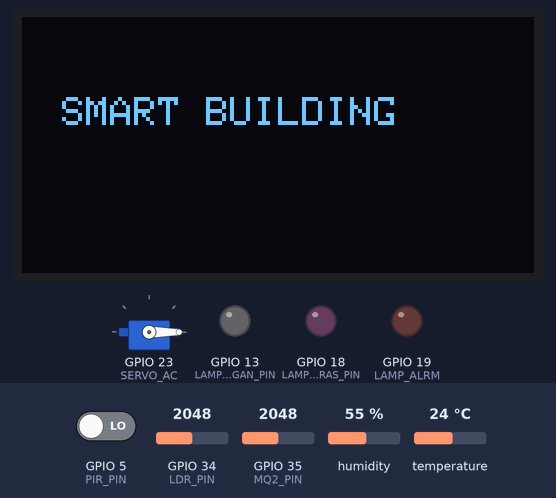
A program run on a simulated ESP32. Parts: servo, 128×64 one-colour display, output pins drawn as LEDs (lit = HIGH). Dashed ring = blinking. The test bench sets the inputs (shaded band); at power-on: GPIO 34 (LDR_PIN) = 2048, GPIO 5 (PIR_PIN) LOW, GPIO 35 (MQ2_PIN) = 2048, humidity 55 %, temperature 24 °C. WiFi joins after 1.5 s; servers stay silent unless stated; no MQTT or app messages arrive unless stated; what the program prints to the serial monitor is not drawn.

Above: at 1.6 s.
At 5.2 s:
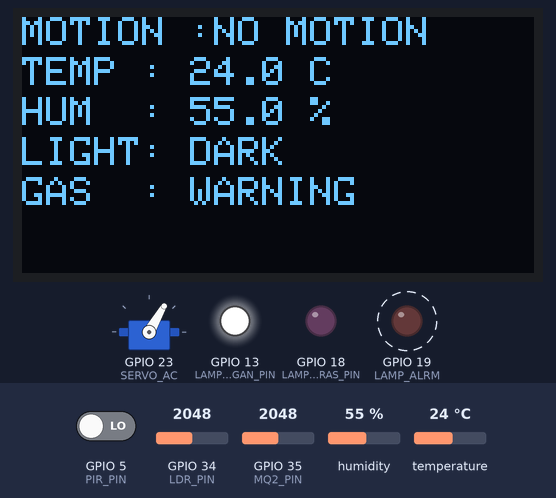
5.3 s: GPIO 34 (LDR_PIN) set to 1538
11.3 s: GPIO 34 (LDR_PIN) set to 1451
At 14.7 s:
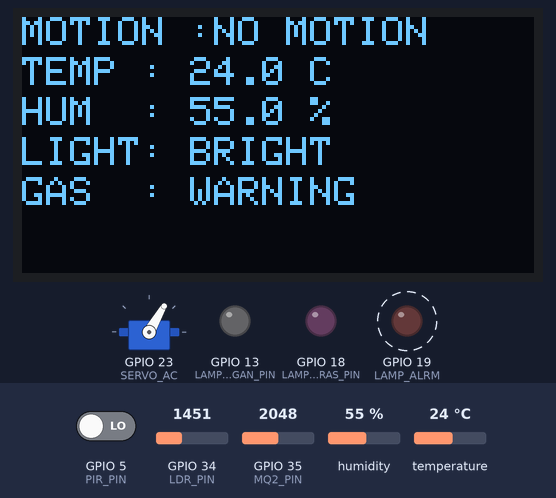
15.8 s: GPIO 5 (PIR_PIN) driven HIGH
At 19.0 s:
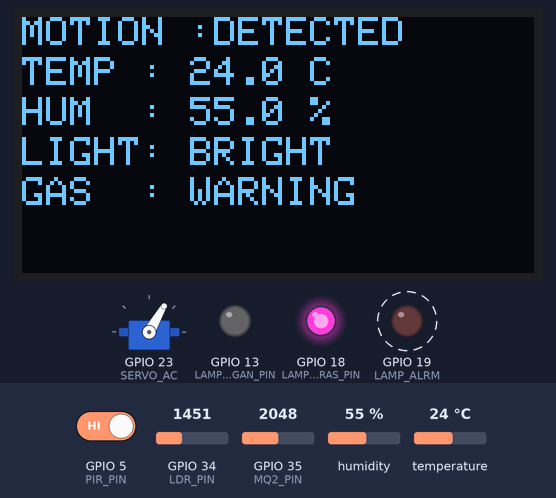
19.9 s: GPIO 35 (MQ2_PIN) set to 1855
22.6 s: GPIO 35 (MQ2_PIN) set to 1737
At 24.9 s:
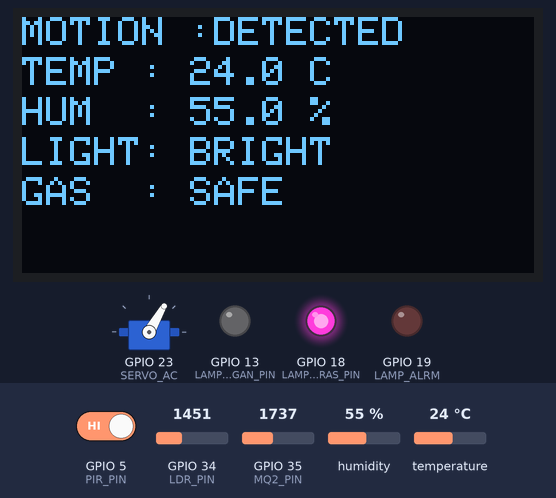
25.6 s: GPIO 35 (MQ2_PIN) set to 3040
At 28.5 s:
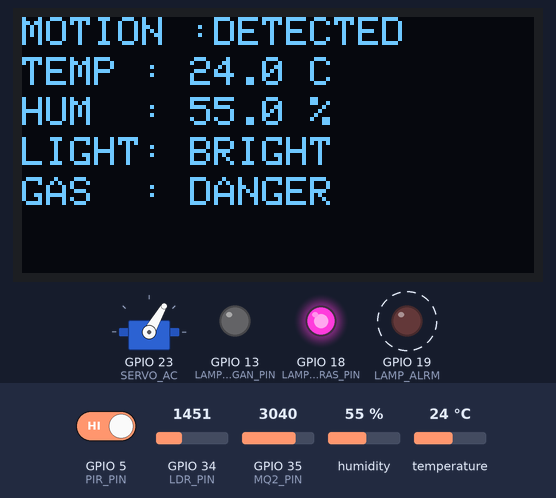
Timing chart, 0 to 30.0 s (numbered marks = the images above; inputs shaded):
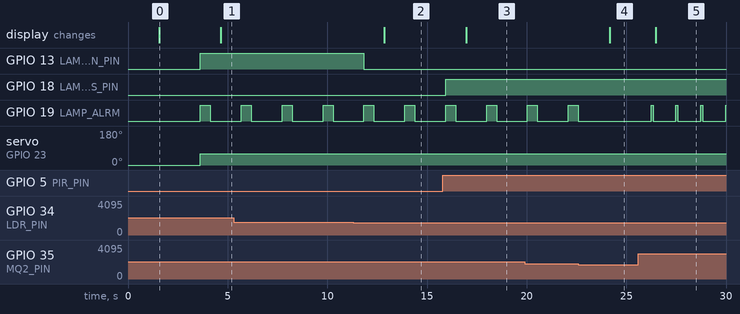

Measured:
- the behaviour switches between 1501 and 1500 on GPIO 34 (LDR_PIN) (found by bisection; images 1 and 2)
- the behaviour switches between 1800 and 1799 on GPIO 35 (MQ2_PIN) (found by bisection; images 3 and 4)
- after the input at 11.3 s, GPIO 13 (LAMP_RUANGAN_PIN): HIGH → LOW after 0.53 s; the display: changes after 1.6 s (image 2)
- after the input at 15.8 s, GPIO 18 (LAMP_TERAS_PIN): LOW → HIGH after 0.13 s; the display: changes after 1.2 s (image 3)
- after the input at 22.6 s, GPIO 19 (LAMP_ALRM): stays LOW (without the input it goes to HIGH after 1.5 s); the display: changes after 1.6 s (image 4)
- after the input at 25.6 s, GPIO 19 (LAMP_ALRM): alternates HIGH for 0.10 s and LOW for 1.2 s, starting after 0.64 s; the display: changes after 0.87 s (image 5)
- by itself, GPIO 19 (LAMP_ALRM): alternates HIGH for 0.50 s and LOW for 1.6 s

The program:

main.cpp
```cpp
#include <WiFi.h>
#include "DHTesp.h"
#include <ESP32Servo.h>
#include <Wire.h>
#include <Adafruit_GFX.h>
#include <Adafruit_SSD1306.h>
#include <WiFiClientSecure.h>
#include <PubSubClient.h>

// WIfi
const char* ssid = "Wokwi-GUEST";
const char* password = "";

// MQTT CONFIG
const char* mqtt_server = "building-iot-9ee940c9.a03.euc1.aws.hivemq.cloud";

const int mqtt_port = 8883;

const char* mqtt_user = "smartbuilding";
const char* mqtt_password = "Smart123";

WiFiClientSecure espClient;
PubSubClient client(espClient);

// Sensor PIN
const int DHT_PIN = 15;
const int PIR_PIN = 5;
const int LDR_PIN = 34;
const int MQ2_PIN = 35;

// actuator
const int LAMP_ALRM = 19;
const int LAMP_TERAS_PIN = 18;
const int LAMP_RUANGAN_PIN = 13;
const int SERVO_AC = 23;

// Global variabel Sensor
float suhu;
float humidity;
int smoke;
int Cahaya;
bool motion;
int sudutservoAC;

// lcd OLED Display
#define SCREEN_WIDTH 128
#define SCREEN_HEIGHT 64

Adafruit_SSD1306 display(SCREEN_WIDTH, SCREEN_HEIGHT, &Wire, -1);

// Dht
DHTesp dhtSensor;

// servo
Servo servoAC;

// Function Declaration
void ReadDHT();
void ControlAC();
void ControlMotion();
void ControlLight();
void ControlMQ2();
void DisplayOLED();
void reconnectMQTT();
void publishSensorData();


void setup() {

  Serial.begin(115200);

  Serial.print("Connecting WiFi");

  WiFi.begin(ssid, password);

  while (WiFi.status() != WL_CONNECTED) {
    delay(500);
    Serial.print(".");
  }

  Serial.println();
  Serial.println("WiFi Connected!");
  Serial.print("IP Address: ");
  Serial.println(WiFi.localIP());

  // mqtt setup
  espClient.setInsecure();
  client.setServer(mqtt_server, mqtt_port);


  // dht
  dhtSensor.setup(DHT_PIN, DHTesp::DHT22);

  // serco ac
  ESP32PWM::allocateTimer(0);
  ESP32PWM::allocateTimer(1);
  ESP32PWM::allocateTimer(2);
  ESP32PWM::allocateTimer(3);

  servoAC.setPeriodHertz(50); // wajib untuk servo
  servoAC.attach(SERVO_AC, 500, 2400);
  servoAC.write(0); // nilai awal setup

  // pir sebagai input
  pinMode(PIR_PIN, INPUT);
  // led sebagau ouput
  pinMode(LAMP_TERAS_PIN, OUTPUT);

  // led LDR
  pinMode(LAMP_RUANGAN_PIN,OUTPUT);

  // buzzer setup
  pinMode(LAMP_ALRM, OUTPUT);

  // OLED Setup
  if(!display.begin(SSD1306_SWITCHCAPVCC, 0x3C)) {
    Serial.println("OLED Failed");
    while(true);
  }

  display.clearDisplay();
  display.setTextSize(1);
  display.setTextColor(WHITE);

  display.setCursor(10,20);
  display.println("SMART BUILDING");

  display.display();
  delay(2000);
}

void loop() {

  // mqtt
  if (!client.connected()) {

    reconnectMQTT();
  }

client.loop();

  Serial.println();
  Serial.println("====================================");
  Serial.println("      SMART BUILDING MONITOR");
  Serial.println("====================================");

  ReadDHT();
  ControlAC();
  ControlMotion();
  ControlLight();
  ControlMQ2();
  DisplayOLED();
  publishSensorData();

  Serial.println("====================================");
  delay(1000);


}


// Function Content

void ReadDHT(){

  TempAndHumidity data = dhtSensor.getTempAndHumidity();

  suhu = data.temperature;
  humidity = data.humidity;

  Serial.print("TEMP     : ");
  Serial.print(suhu,1);
  Serial.println(" C");

  Serial.print("HUMIDITY : ");
  Serial.print(humidity,1);
  Serial.println(" %");

}

void ControlAC(){
  // ambil nilai kerja dari sensor

  // logika bukaan ac


  if (suhu < 20) {
    sudutservoAC = 0;
  }
  else if (suhu >= 20 && suhu < 25) {
    sudutservoAC = 60;
  }
  else if (suhu >= 25 && suhu < 30) {
    sudutservoAC = 120;
  }
  else {
    sudutservoAC = 180;
  }

  Serial.print("AC SERVO : ");
  Serial.println(sudutservoAC);

  servoAC.write(sudutservoAC);
}

void ControlMotion(){
    //PIR
  motion = digitalRead(PIR_PIN);
  if (motion == HIGH){
    Serial.println("MOTION   : DETECTED");
    digitalWrite(LAMP_TERAS_PIN,HIGH);

  } else{
    Serial.println("MOTION   : NO MOTION");
    digitalWrite(LAMP_TERAS_PIN,LOW);
  }

}

void ControlLight(){
    // LDR
  Cahaya = analogRead(LDR_PIN);


  Serial.print("LIGHT    : ");
  Serial.print(Cahaya);

  if(Cahaya > 1500){
    Serial.println(" | DARK");
    digitalWrite(LAMP_RUANGAN_PIN,HIGH);
  }else{
    Serial.println(" | BRIGHT");
    digitalWrite(LAMP_RUANGAN_PIN,LOW);
  }

}

void ControlMQ2(){
  // MQ2
  smoke = analogRead(MQ2_PIN);

  Serial.print("GAS      : ");
  Serial.print(smoke);


  if (smoke < 1800){
    Serial.println(" | SAFE");
    digitalWrite(LAMP_ALRM,LOW);
  }
  else if(smoke >= 1800 && smoke < 3000){

    Serial.println(" | WARNING");
    digitalWrite(LAMP_ALRM,HIGH);
    delay(500);

    digitalWrite(LAMP_ALRM,LOW);
    delay(500);
  }
  else{
    Serial.println(" | DANGER");

    digitalWrite(LAMP_ALRM,HIGH);
    delay(100);

    digitalWrite(LAMP_ALRM,LOW);
    delay(100);
  }

}


void DisplayOLED(){

  display.clearDisplay();

  display.setCursor(0,0);
  display.print("MOTION :");
  if (motion == HIGH){
    display.println("DETECTED");
  }
  else{
    display.println("NO MOTION");
  }

  display.setCursor(0,10);
  display.print("TEMP : ");
  display.print(suhu,1);
  display.println(" C");

  display.setCursor(0,20);
  display.print("HUM  : ");
  display.print(humidity,1);
  display.println(" %");

  display.setCursor(0,30);
  display.print("LIGHT: ");

  if(Cahaya > 1500){
    display.println("DARK");
  } else{
    display.println("BRIGHT");
  }

  display.setCursor(0,40);
  display.print("GAS  : ");

  if(smoke < 1800){
    display.println("SAFE");
  }
  else if(smoke < 3000){
    display.println("WARNING");
  }
  else{
    display.println("DANGER");
  }


  display.display();
}


void reconnectMQTT() {

  while (!client.connected()) {

    Serial.print("Connecting MQTT...");

    String clientId = "ESP32-" + String((uint32_t)ESP.getEfuseMac(), HEX);

    if (client.connect(clientId.c_str(), mqtt_user, mqtt_password)) {

      Serial.println(" CONNECTED");
      Serial.print("MQTT STATE: ");
      Serial.println(client.state());

      // optional debug info
      Serial.println("MQTT ready to publish/subscribe");

      break; // penting: keluar dari loop kalau sudah connect

    } else {

      Serial.print(" FAILED, rc=");
      Serial.println(client.state());

      Serial.println("Retry in 2 seconds...");

      delay(2000);
    }
  }
}


void publishSensorData() {

  if (!client.connected()) {
    Serial.println("MQTT NOT CONNECTED → skip publish");
    return;
  }

  String payload = "{";

  payload += "\"temp\":" + String(suhu) + ",";
  payload += "\"hum\":" + String(humidity) + ",";
  payload += "\"motion\":" + String(motion) + ",";
  payload += "\"light\":" + String(Cahaya) + ",";
  payload += "\"gas\":" + String(smoke);

  payload += "}";

  Serial.print("Publish: ");
  Serial.println(payload);

  bool success = client.publish("smartbuilding/sensor", payload.c_str());

  if (success) {
    Serial.println("Publish SUCCESS");
  } else {
    Serial.println("Publish FAILED");
  }
}
```
